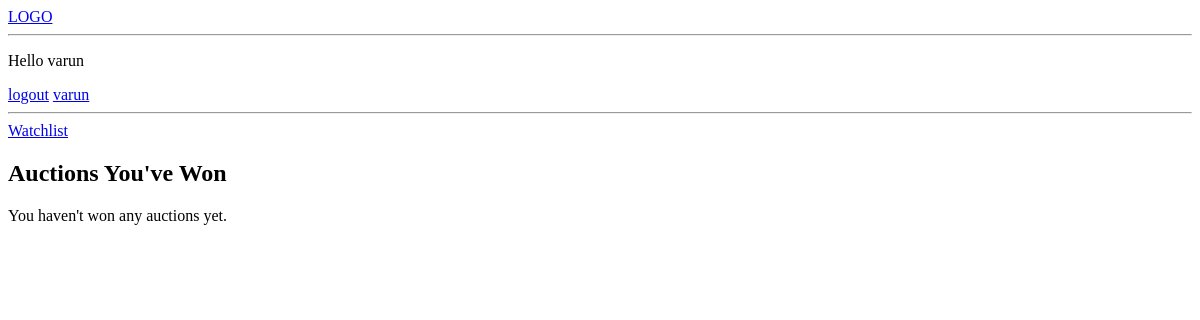
Before: /user/9/won-auctions/ (signed in) with the older database file.
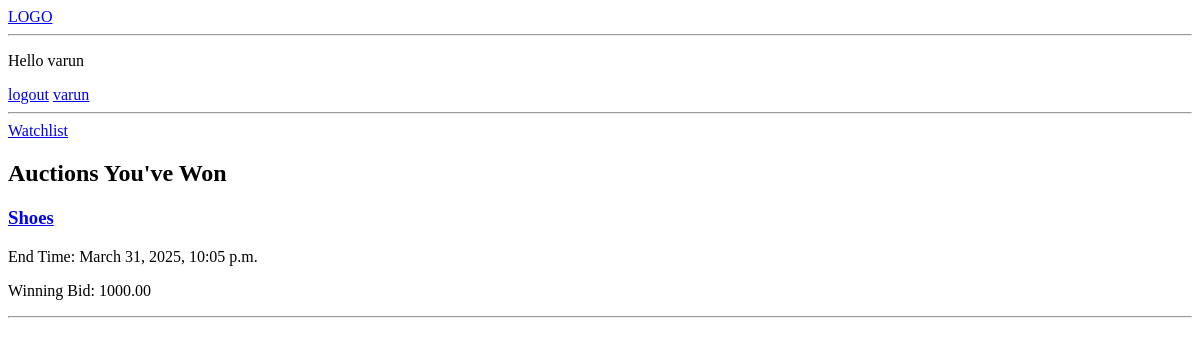
After: the same page with the newer database file.
### auction/models.py (models this page shows, shortened)
class Auction(models.Model):
    product = models.ForeignKey(Product, on_delete=models.CASCADE)
    seller = models.ForeignKey(User, on_delete=models.CASCADE, related_name='auction_selling')
    start_time = models.DateTimeField()
    end_time = models.DateTimeField()
    status = models.CharField(max_length=15, blank=True, null=True)
    higest_bid = models.DecimalField(decimal_places=2, default=0.0, max_digits=15)
    winner = models.ForeignKey(User, on_delete=models.SET_NULL, null=True, blank=True, related_name='auction_won')
    is_paid = models.BooleanField(default=False)
    is_delivered = models.BooleanField(default=False)
    buyer_confirmed = models.BooleanField(default=False)

class Product(models.Model):
    name = models.CharField(max_length=100)
    description = models.TextField(null=True)
    base_price = models.IntegerField(default=0)
    created = models.DateTimeField(auto_now_add=True)
    owner = models.ForeignKey(User, on_delete=models.CASCADE, related_name="products", null=True)
    class Meta:
        ordering = ['-created']

### auction/views.py (the view)
# urls.py: path('user/<int:user_id>/won-auctions/', views.won_auctions, name='won_auctions'),
@login_required(login_url='login')
def won_auctions(request, user_id):
    if request.user.id != user_id:
        raise Http404("You are not authorized to view this page.")
    won_auctions = Auction.objects.filter(winner=request.user, end_time__lte=now())
    context = {'won_auctions': won_auctions}
    return render(request, 'won_auctions.html', context)

### templates/won_auctions.html
{% include 'navbar.html' %}
<h2>Auctions You've Won</h2>
{% if won_auctions %}
    {% for auction in won_auctions %}
        <div>
            <h3><a href="{% url 'item' auction.id %}">{{ auction.product.name }}</a></h3>
            <p>End Time: {{ auction.end_time }}</p>
            <p>Winning Bid: {{ auction.higest_bid }}</p>
            <hr>
        </div>
    {% endfor %}
{% else %}
    <p>You haven't won any auctions yet.</p>
{% endif %}

Changed rows visible on the page:
now on this page (row edited): Auction: product.name "Shoes", end_time "March 31, 2025, 10:05 p.m.", higest_bid "1000.00"
Other visible differences:
text no longer shown: "You haven't won any auctions yet."
